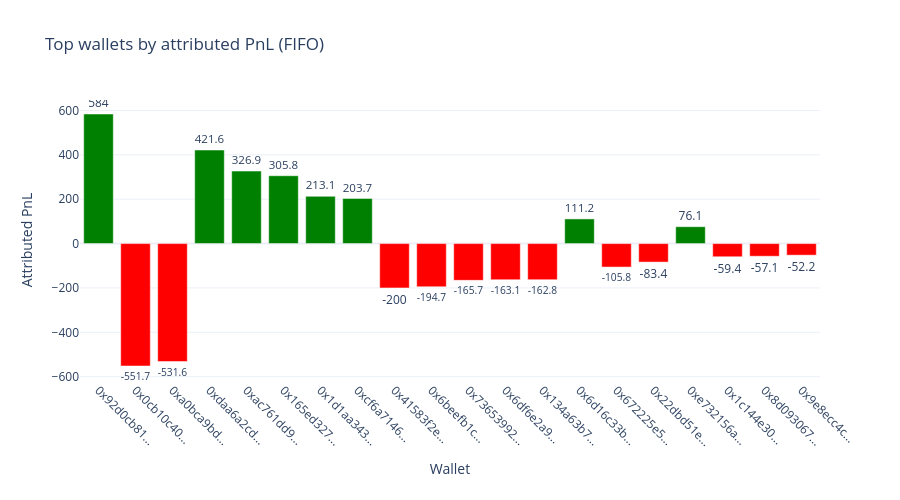

The notebook cell saved with this chart:
### Code cell
top15_pnl = wallet_stats.head(20)

fig_pnl = go.Figure()
colors = ['green' if v >= 0 else 'red' for v in top15_pnl['attributed_pnl']]
fig_pnl.add_trace(go.Bar(
    x=top15_pnl.index.str[:10] + '...',
    y=top15_pnl['attributed_pnl'],
    marker_color=colors,
    text=top15_pnl['attributed_pnl'].round(1),
    textposition='outside',
))

fig_pnl.update_layout(
    title='Top wallets by attributed PnL (FIFO)',
    xaxis_title='Wallet',
    yaxis_title='Attributed PnL',
    template='plotly_white',
    height=500,
    margin=dict(b=120),
)
fig_pnl.update_xaxes(tickangle=45)
fig_pnl.show()

### Figure 1 — Plotly figure (JSON) as saved in the notebook; plotly's stock layout.template omitted (floating-point values rounded to 4 significant figures)
{"data": [{"marker": {"color": ["green", "red", "red", "green", "green", "green", "green", "green", "red", "red", "red", "red", "red", "green", "red", "red", "green", "red", "red", "red"]}, "text": [584.0, -551.7, -531.6, 421.6, 326.9, 305.8, 213.1, 203.7, -200.0, -194.7, -165.7, -163.1, -162.8, 111.2, -105.8, -83.4, 76.1, -59.4, -57.1, -52.2], "textposition": "outside", "type": "bar", "x": ["0x92d0cb81...", "0x0cb10c40...", "0xa0bca9bd...", "0xdaa6a2cd...", "0xac761dd9...", "0x165ed327...", "0x1d1aa343...", "0xcf6a7146...", "0x41583f2e...", "0x6beefb1c...", "0x73653992...", "0x6df6e2a9...", "0x134a63b7...", "0x6d16c33b...", "0x672225e5...", "0x22dbd51e...", "0xe732156a...", "0x1c144e30...", "0x8d093067...", "0x9e8ecc4c..."], "y": [584.0, -551.7, -531.6, 421.6, 326.9, 305.8, 213.1, 203.7, -200.0, -194.7, -165.7, -163.1, -162.8, 111.2, -105.8, -83.43, 76.09, -59.43, -57.06, -52.17]}], "layout": {"height": 500, "margin": {"b": 120}, "title": {"text": "Top wallets by attributed PnL (FIFO)"}, "xaxis": {"tickangle": 45, "title": {"text": "Wallet"}}, "yaxis": {"title": {"text": "Attributed PnL"}}}}
